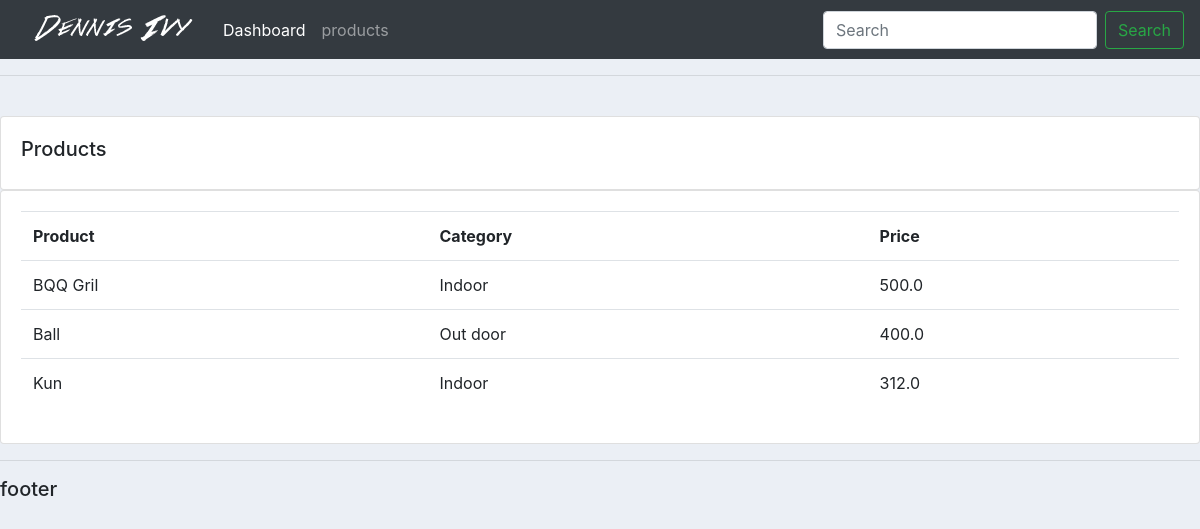
Screenshot of /products/ with the database file from the repository.
### accounts/models.py (models this page shows, shortened)
class Product(models.Model):
    CATEGORY = (
        ('Indoor', 'Indoor'),
        ('Out door', 'Out door'),
    )
    name = models.CharField(max_length=200, null=True)
    price = models.FloatField(null=True)
    category = models.CharField(max_length=200, null=True, choices = CATEGORY)
    description = models.CharField(max_length=200, null=True, blank=True)
    date_created = models.DateTimeField(auto_now_add=True, null=True)
    tags = models.ManyToManyField(Tag)

### accounts/views.py (the view)
# urls.py: path('products/', views.products, name='product'),
def products(request):
    products = Product.objects.all()
    return render(request, 'accounts/products.html', {'products': products})

### accounts/templates/accounts/products.html
{% extends 'accounts/main.html' %}
{% block content%}
<br>
		<div class="row">
			<div class="col-md">
				<div class="card card-body">
					<h5>Products</h5>
				</div>
				<div class="card card-body">
					<table class="table">
						<tr>
							<th>Product</th>
							<th>Category</th>
							<th>Price</th>
						</tr>
						{% for products in products %}
						<tr>
							<td>{{ products.name }}</td>
							<td>{{ products.category }}</td>
							<td>{{ products.price }}</td>
						</tr>
						{% endfor %}
					</table>
				</div>
			</div>
		</div>
{% endblock content %}

### static/css/main.css (style rules this page uses)
body { background-color: #ebeff5; }

### rows the page displays
Product: name "BQQ Gril", category "Indoor", price "500.0"
Product: name "Ball", category "Out door", price "400.0"
Product: name "Kun", category "Indoor", price "312.0"
